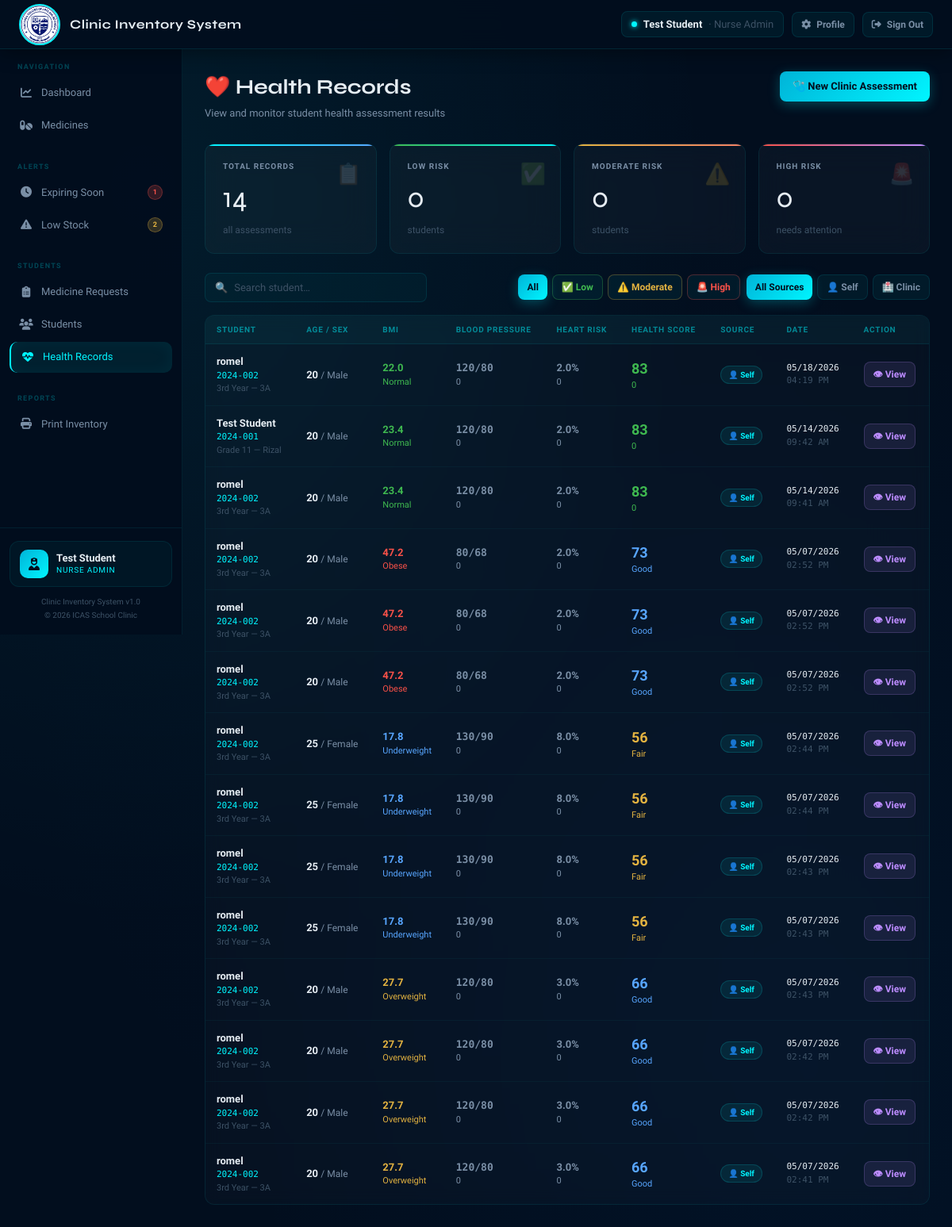
/admin_health.php (signed in), run on an earlier commit of the app's database.
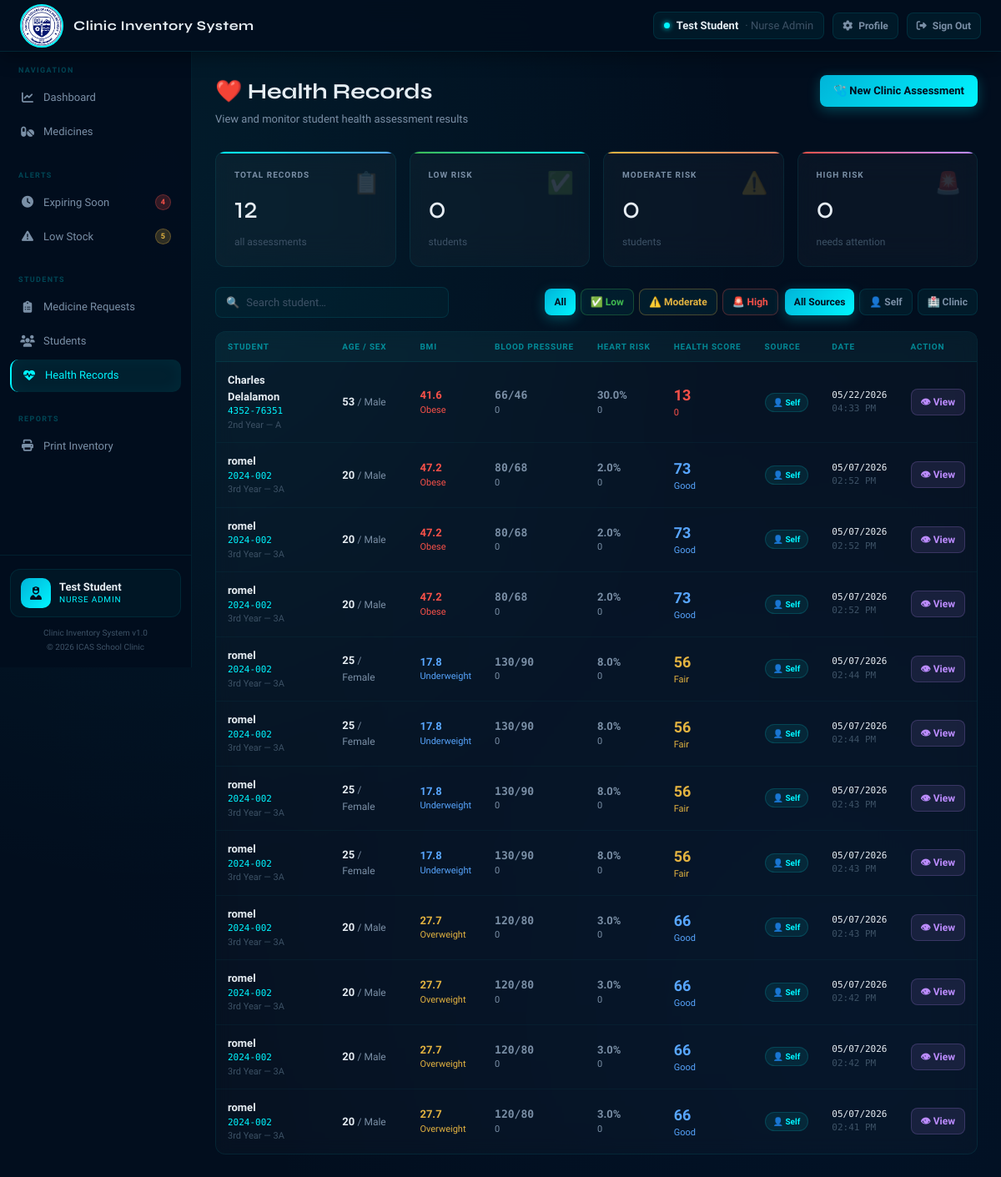
And on a later commit of the database.
### tables this page shows
CREATE TABLE `health_records` (
  `record_id` int(11) NOT NULL,
  `user_id` int(11) NOT NULL,
  `age` int(11) DEFAULT NULL,
  `sex` varchar(10) DEFAULT NULL,
  `height` decimal(5,1) DEFAULT NULL,
  `weight` decimal(5,1) DEFAULT NULL,
  `bmi` decimal(4,1) DEFAULT NULL,
  `bmi_category` varchar(20) DEFAULT NULL,
  `systolic_bp` int(11) DEFAULT NULL,
  `diastolic_bp` int(11) DEFAULT NULL,
  `bp_category` varchar(30) DEFAULT NULL,
  `total_cholesterol` decimal(6,1) DEFAULT NULL,
  `hdl_cholesterol` decimal(6,1) DEFAULT NULL,
  `smoking` tinyint(1) DEFAULT 0,
  `diabetes` tinyint(1) DEFAULT 0,
  `bp_treatment` tinyint(1) DEFAULT 0,
  `cvd_risk_percent` decimal(4,1) DEFAULT NULL,
  `cvd_category` varchar(20) DEFAULT NULL,
  `health_score` int(11) DEFAULT NULL,
  `health_category` varchar(20) DEFAULT NULL,
  `source` varchar(10) DEFAULT 'self',
  `notes` text DEFAULT NULL,
  `checked_at` datetime DEFAULT current_timestamp()
);

CREATE TABLE `users` (
  `user_id` int(11) NOT NULL,
  `student_id` varchar(20) DEFAULT NULL,
  `full_name` varchar(100) NOT NULL,
  `grade` varchar(20) DEFAULT NULL,
  `section` varchar(20) DEFAULT NULL,
  `email` varchar(100) NOT NULL,
  `password` varchar(255) NOT NULL,
  `status` varchar(20) DEFAULT 'Active',
  `created_at` datetime DEFAULT current_timestamp()
);

### admin_health.php (the view, shortened to what the changed rows need)
<?php
$activePage = 'health';
require_once __DIR__ . '/config/db.php';
$conditions = [];
$where = $conditions ? "WHERE " . implode(" AND ", $conditions) : "";
$records = $conn->query("
    SELECT hr.*, u.full_name, u.student_id, u.grade, u.section
    FROM health_records hr
    JOIN users u ON hr.user_id = u.user_id
    {$where}
    ORDER BY hr.checked_at DESC
");
$totalRecords = $conn->query("SELECT COUNT(*) AS c FROM health_records")->fetch_assoc()['c'];
require_once __DIR__ . '/includes/header.php';
?>
<div class="page-header">
  <div>
    <h1>❤️ Health Records</h1>
  </div>
</div>
<div class="stats-grid" style="margin-bottom:24px;">
  <div class="stat-card blue">
    <div class="stat-label">Total Records</div>
    <div class="stat-value"><?= $totalRecords ?></div>
    <div class="stat-sub">all assessments</div>
    <div class="stat-icon">📋</div>
  </div>
</div>
<div class="table-card">
  <table>
    <thead><tr>
      <th>Student</th>
      <th>Age / Sex</th>
      <th>BMI</th>
      <th>Blood Pressure</th>
      <th>Heart Risk</th>
      <th>Health Score</th>
      <th>Source</th>
      <th>Date</th>
      <th>Action</th>
    </tr></thead>
    <tbody>
    <?php if ($records->num_rows > 0): while ($r = $records->fetch_assoc()):
      $bmiColor = match($r['bmi_category']) {
        'Normal'      => 'var(--green)',
        'Underweight' => 'var(--blue)',
        'Overweight'  => 'var(--yellow)',
        'Obese'       => 'var(--red)',
        default       => 'var(--text2)'
      };
      $cvdColor = match(true) {
        str_contains($r['cvd_category'], 'Low')      => 'var(--green)',
        str_contains($r['cvd_category'], 'Moderate') => 'var(--yellow)',
        str_contains($r['cvd_category'], 'High')     => 'var(--red)',
        default                                       => 'var(--text2)'
      };
      $bpColor = match(true) {
        str_contains($r['bp_category'], 'Normal')   => 'var(--green)',
        str_contains($r['bp_category'], 'Elevated') => 'var(--yellow)',
        str_contains($r['bp_category'], 'Stage 1')  => 'var(--yellow)',
        str_contains($r['bp_category'], 'Stage 2')  => 'var(--red)',
        str_contains($r['bp_category'], 'Crisis')   => 'var(--red)',
        default => 'var(--text2)'
      };
      $hsColor = $r['health_score'] >= 80 ? 'var(--green)' :
                ($r['health_score'] >= 60 ? 'var(--blue)'  :
                ($r['health_score'] >= 40 ? 'var(--yellow)': 'var(--red)'));
    ?>
      <tr>
        <td>
          <div class="med-name"><?= htmlspecialchars($r['full_name']) ?></div>
          <div style="font-size:11px;color:var(--accent);font-family:'DM Mono',monospace">
            <?= htmlspecialchars($r['student_id']) ?>
          </div>
          <div style="font-size:11px;color:var(--text3)">
            <?= htmlspecialchars($r['grade'] ?: '') ?>
            <?= $r['section'] ? '— '.htmlspecialchars($r['section']) : '' ?>
          </div>
        </td>
        <td>
          <span style="font-weight:600"><?= $r['age'] ?></span>
          <span style="color:var(--text2);font-size:12px"> / <?= ucfirst($r['sex']) ?></span>
        </td>
        <td>
          <div style="font-weight:700;color:<?= $bmiColor ?>"><?= $r['bmi'] ?></div>
          <div style="font-size:11px;color:<?= $bmiColor ?>"><?= htmlspecialchars($r['bmi_category']) ?></div>
        </td>
        <td>
          <div style="font-family:'DM Mono',monospace;font-weight:600;color:<?= $bpColor ?>">
            <?= $r['systolic_bp'] ?>/<?= $r['diastolic_bp'] ?>
          </div>
          <div style="font-size:11px;color:<?= $bpColor ?>"><?= htmlspecialchars($r['bp_category']) ?></div>
        </td>
        <td>
          <div style="font-weight:700;color:<?= $cvdColor ?>"><?= $r['cvd_risk_percent'] ?>%</div>
          <div style="font-size:11px;color:<?= $cvdColor ?>"><?= htmlspecialchars($r['cvd_category']) ?></div>
        </td>
        <td>
          <div style="font-weight:700;font-size:18px;color:<?= $hsColor ?>"><?= $r['health_score'] ?></div>
          <div style="font-size:11px;color:<?= $hsColor ?>"><?= htmlspecialchars($r['health_category']) ?></div>
        </td>
        <td>
          <?php if ($r['source'] === 'clinic'): ?>
            <span class="badge in-stock">🏥 Clinic</span>
          <?php else: ?>
            <span class="badge cat">👤 Self</span>
          <?php endif; ?>
        </td>
        <td class="mono" style="font-size:11px;">
          <?= date('m/d/Y', strtotime($r['checked_at'])) ?>
          <div style="color:var(--text3)"><?= date('h:i A', strtotime($r['checked_at'])) ?></div>
        </td>
        <td>
          <a href="admin_health_view.php?id=<?= $r['record_id'] ?>"
             class="btn btn-view btn-sm">👁 View</a>
        </td>
      </tr>
    <?php endwhile; endif; ?>
    </tbody>
  </table>
</div>
<?php require_once __DIR__ . '/includes/footer.php'; ?>

### includes/header.php (shortened to what the changed rows need)
<?php
require_once __DIR__ . '/../config/db.php';
$expCount = $conn->query("SELECT COUNT(*) AS c FROM medicines WHERE expiration_date BETWEEN CURDATE() AND DATE_ADD(CURDATE(), INTERVAL 30 DAY)")->fetch_assoc()['c'];
$lowCount = $conn->query("SELECT COUNT(*) AS c FROM medicines WHERE quantity <= 20 OR status IN ('Low Stock','Out of Stock')")->fetch_assoc()['c'];
?>
<!DOCTYPE html>
<html lang="en">
<head>
  <link rel="stylesheet" href="https://cdnjs.cloudflare.com/ajax/libs/font-awesome/6.5.0/css/all.min.css">
  <link rel="stylesheet" href="assets/css/style.css">
</head>
<body>
<div class="layout">
  <aside class="sidebar">
    <div class="sidebar-section">
      <a href="expiring.php" class="nav-item <?= ($activePage==='expiring')?'active':'' ?>">
        <span class="nav-icon"><i class="fas fa-clock"></i></span> Expiring Soon
        <?php if ($expCount > 0): ?>
          <span class="badge-pill"><?= $expCount ?></span>
        <?php endif; ?>
      </a>
      <a href="lowstock.php" class="nav-item <?= ($activePage==='lowstock')?'active':'' ?>">
        <span class="nav-icon"><i class="fas fa-triangle-exclamation"></i></span> Low Stock
        <?php if ($lowCount > 0): ?>
          <span class="badge-pill badge-pill-yellow"><?= $lowCount ?></span>
        <?php endif; ?>
      </a>
    </div>
  </aside>
  <main class="main-content">

What changed in the data, as far as the page shows it:
removed health_records: user.full_name "romel", user.student_id "2024-002", user.grade "3rd Year", user.section "3A", age "20", sex "Male", bmi "22.0", bmi_category "Normal", systolic_bp "120", diastolic_bp "80", bp_category "0", cvd_risk_percent "2.0", cvd_category "0", health_score "83", health_category "0", source "👤 Self", checked_at "05/18/2026", checked_at "04:19 PM"
removed health_records: user.full_name "Test Student", user.student_id "2024-001", user.grade "Grade 11", user.section "Rizal", age "20", sex "Male", bmi "23.4", bmi_category "Normal", systolic_bp "120", diastolic_bp "80", bp_category "0", cvd_risk_percent "2.0", cvd_category "0", health_score "83", health_category "0", source "👤 Self", checked_at "05/14/2026", checked_at "09:42 AM"
changed health_records: user.full_name "romel" → "Charles Delalamon"; user.student_id "2024-002" → "4352-76351"; user.grade "3rd Year" → "2nd Year"; user.section "3A" → "A"; age "20" → "53"; bmi "23.4" → "41.6"; bmi_category "Normal" → "Obese"; systolic_bp "120" → "66"; diastolic_bp "80" → "46"; cvd_risk_percent "2.0" → "30.0"; health_score "83" → "13"; checked_at "05/14/2026" → "05/22/2026"; checked_at "09:41 AM" → "04:33 PM"
Also different on the page:
$expCount: "1" → "4"
$lowCount: "2" → "5"
$totalRecords: "14" → "12"
